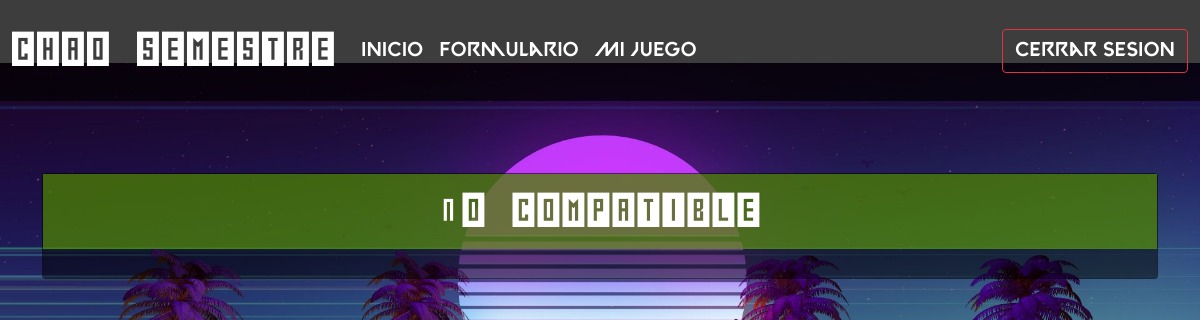
Before: /index.php?id=2 (signed in) with the older database file.
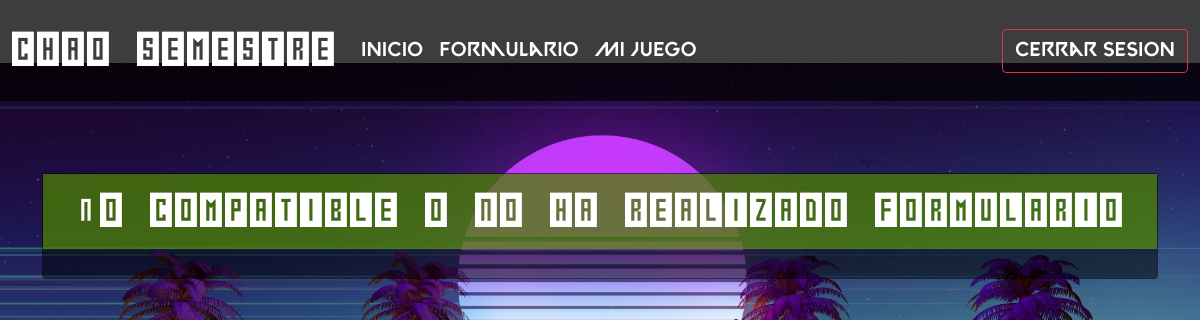
After: the same page with the newer database file.
### tables this page shows
CREATE TABLE `juego` (
  `id` tinyint(4) NOT NULL,
  `juego_resultado` varchar(55) DEFAULT NULL,
  `valor_juego` decimal(4,2) DEFAULT NULL
);

### partes/juegos.php (the view, shortened to what this page needs)
<div class="text-center">
<?php
 $con = new Conexion('localhost','root','','juegos');
 $a=$con->conectar();
    $sql = "SELECT * FROM juego where id = '$idjuego'";
    $res=mysqli_query($a,$sql);
    while ($row=$res->fetch_assoc()){
        $nombrejuego = $row['juego_resultado'];
    }
        echo "<label id='bienvenido'>$nombrejuego</label>";
       ?>
      </div>

### index.php (shortened to what this page needs)
<!DOCTYPE html>
<html lang="en">
<head>
    <link href="https://cdn.jsdelivr.net/npm/bootstrap@5.1.3/dist/css/bootstrap.min.css" rel="stylesheet">
  <link rel="stylesheet" href="css  /estilos.css">
</head>
<body id="body">
<nav class="navbar navbar-expand-lg" id="navbar">
  <div class="container-fluid">
    <a class="navbar-brand" href="#" id="logo">chao semestre</a>
    <div class="collapse navbar-collapse" id="navbarSupportedContent">
      <ul class="navbar-nav me-auto mb-2 mb-lg-0">
        <li class="nav-item">
          <a class="nav-link active" aria-current="page" href="index.php" id="letranav">Inicio</a>
        </li>
        <li class="nav-item">
          <a class="nav-link" href="index.php?id=1" id="letranav">Formulario </a>
        </li>
        <li class="nav-item dropdown">
        <a class="nav-link" href="index.php?id=2" id="letranav">Mi juego </a>
        </li>
      </ul>
      <?php
          echo "<a href='clases/cerrar.php' class='btn btn-outline-danger my-2 my-sm-0' id='letranav'>Cerrar Sesion</a>";
        ?>
    </div>
  </div>
</nav>
<br>
<div class="container"><BR><br>
<div class="card" id="opacidad">
<br><br><br>
                <div class="card-body" >
                <?php
            if (isset($_GET["id"])) {
              switch ($_GET["id"]) {
                case '2';
                include 'partes/juegos.php';
                }
              }else {
                  include "partes/fotos.php";
                }
                    ?>
                  </div>
                </div>
                </div>
</body>
</html>

### css/estilos.css (style rules this page uses)
#body { background-image: url("../img/kazuha.jpg"); background-color: #cccccc; height: 100vh; background-size: 100%; background-position: center; background-repeat: no-repeat; }
#navbar { background-color: rgba(0,0,0,0.7); }
#letranav { font-family: fuente; font-size: 20px; color: white; }
#logo { background-image: url("../img/logo.png"); font-family: 'fuenteb'; font-size: 50px; color: white; }
#opacidad { background-color: rgba(0,0,0,0.5); }
label { position: absolute; top: 0; left: 0; width: 100%; color: white; transition: 0.2s all; cursor: text; font-family: 'fuente'; font-size:15px; }
#bienvenido { font-family: 'fuenteb'; color: white; font-size: 50px; background-color: rgba(115,194,0,0.5); }

### index.php (style rules this page uses)
a { background-color: rgba(0,0,0,0); transition: background-color .5s; }

Changed rows visible on the page:
changed juego: juego_resultado "No compatible" → "No compatible o no ha realizado formulario"
